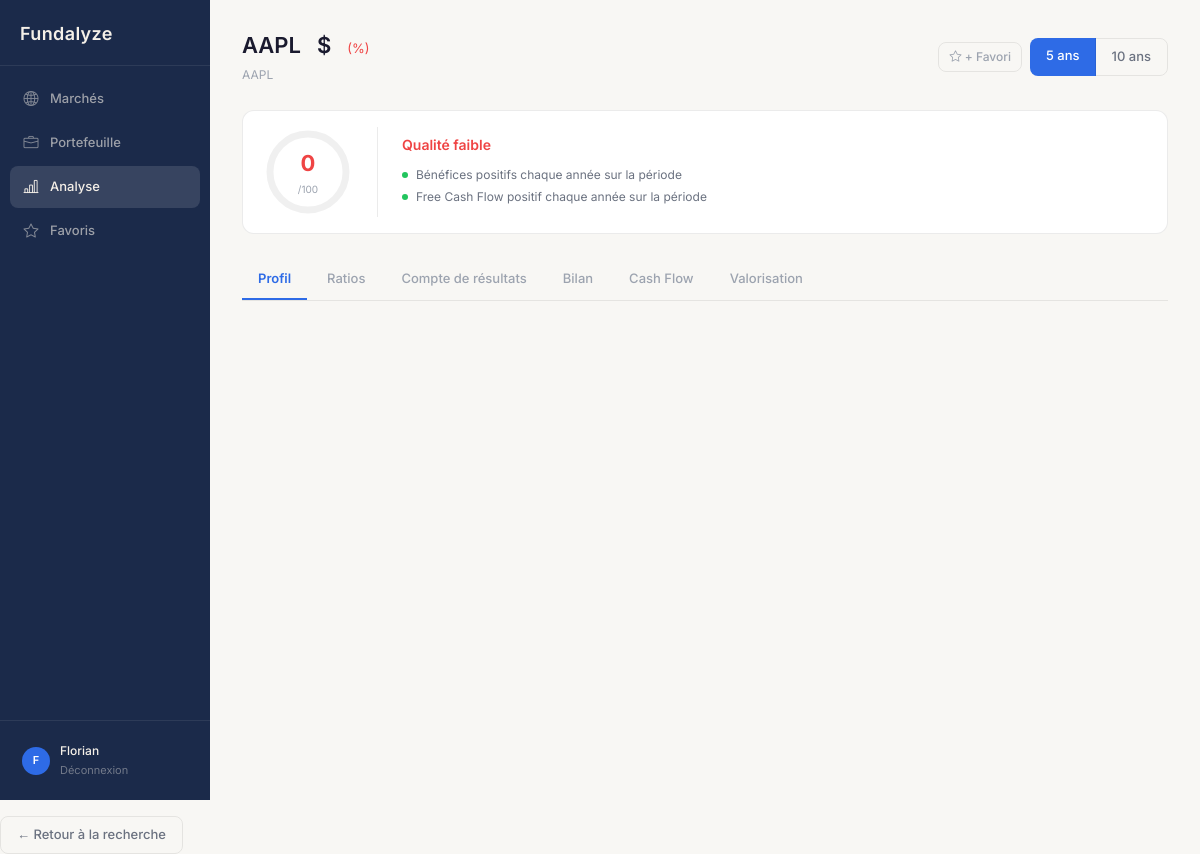
The page /analysis/company/AAPL/ (signed in) on the database as committed earlier.
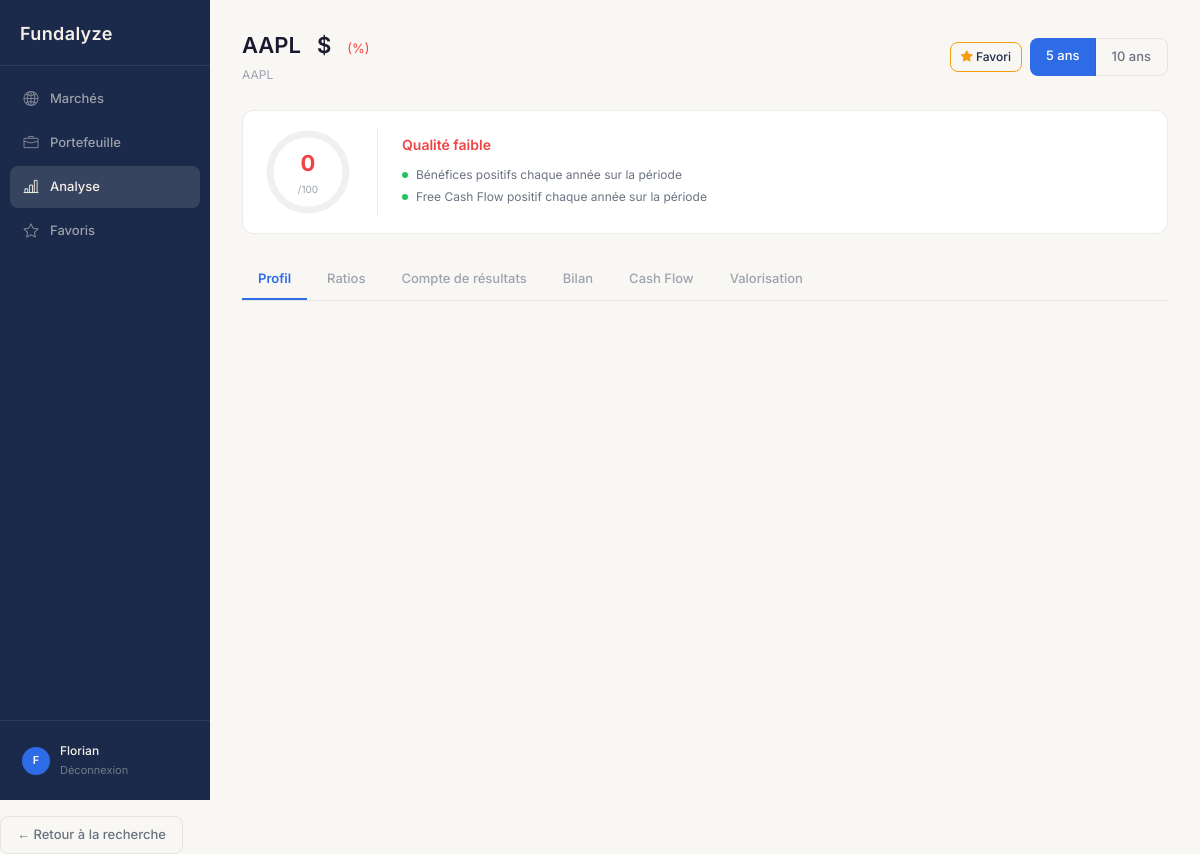
The same page on the database as committed later.
### portfolio/models.py (models this page shows, shortened)
class Favorite(models.Model):
    user = models.ForeignKey(User, on_delete=models.CASCADE)
    symbol = models.CharField(max_length=20)
    name = models.CharField(max_length=200)
    sector = models.CharField(max_length=100, blank=True, null=True)
    country = models.CharField(max_length=100, blank=True, null=True)
    market_cap = models.FloatField(null=True, blank=True)
    currency = models.CharField(max_length=5, default='USD')
    added_at = models.DateTimeField(auto_now_add=True)
    class Meta:
        unique_together = ['user', 'symbol']
        ordering = ['-added_at']

### analysis/views.py (the view, shortened to what this page needs)
# urls.py: path('company/<str:symbol>/', views.company_view, name='company'),
@login_required
def company_view(request, symbol):
    symbol = symbol.upper()
    period = int(request.GET.get('period', 5))
    if period not in [5, 10]:
        period = 5
    params = {
        'growth_rate_1': float(request.GET.get('g1', 5.0)),
        'growth_rate_2': float(request.GET.get('g2', 3.0)),
        'terminal_growth': float(request.GET.get('gt', 3.0)),
        'wacc': float(request.GET.get('wacc', 9.0)),
        'treasury_rate': float(request.GET.get('tr', 4.5)),
    }
    profile = get_company_profile(symbol) or {}
    quote = get_quote(symbol) or {}
    income_statements = get_income_statement(symbol, limit=period)
    income_statements = enrich_income_statements(income_statements)
    balance_sheets = get_balance_sheet(symbol, limit=period)
    cash_flows = get_cash_flow(symbol, limit=period)
    quarterly_income = get_quarterly_income(symbol)
    quarterly_cashflow = get_quarterly_cashflow(symbol)
    quarterly_balance = get_quarterly_balance(symbol)
    income_ttm, cashflow_ttm, balance_ttm = compute_ttm(
        quarterly_income, quarterly_cashflow, quarterly_balance
    )
    income_ttm_enriched = enrich_income_statements([income_ttm])[0] if income_ttm else {}
    ratios = calculate_ratios(
        profile, quote, income_statements, balance_sheets, cash_flows,
        income_ttm, cashflow_ttm, balance_ttm
    )
    piotroski = calculate_piotroski(
        income_statements, balance_sheets, cash_flows,
        income_ttm, cashflow_ttm, balance_ttm
    )
    beneish = calculate_beneish(income_statements, balance_sheets, cash_flows)
    altman = calculate_altman(
        profile, quote, income_statements, balance_sheets,
        income_ttm, balance_ttm
    )
    scoring = calculate_score(ratios, piotroski, beneish, altman)
    default_growth = ratios.get('fcf_cagr') or ratios.get('revenue_cagr') or 5.0
    default_growth = min(max(default_growth, 0), 30)
    params['growth_rate_1'] = float(request.GET.get('g1', round(default_growth, 1)))
    params['growth_rate_2'] = float(request.GET.get('g2', round(default_growth * 0.6, 1)))
    valuations = calculate_all_valuations(
        profile, quote, ratios,
        income_statements, balance_sheets, cash_flows,
        income_ttm, balance_ttm, cashflow_ttm,
        params
    )
    chart_data = {}
    piotroski_json = json_module.dumps({
        'total': piotroski['total'] if piotroski else 0,
        'groups': {
            k: [{'label': piotroski['details'][key]['label'],
                'pass': bool(piotroski['details'][key]['pass'])}
                for key in keys]
            for k, keys in (piotroski['groups'].items() if piotroski else {}.items())
        }
    }) if piotroski else 'null'
    beneish_json = json_module.dumps({
        'm_score': beneish['m_score'] if beneish else None,
        'label': beneish['label'] if beneish else '',
        'warnings': beneish['warnings'] if beneish else 0,
        'details': {
            k: {'value': v['value'], 'label': v['label'],
                'interpretation': v['interpretation'], 'warning': bool(v['warning'])}
            for k, v in beneish['details'].items()
        } if beneish else {}
    }) if beneish else 'null'
    altman_json = json_module.dumps({
        'score': altman['score'] if altman else None,
        'version': altman['version'] if altman else '',
        'label': altman['label'] if altman else '',
        'z_original': altman['z_original'] if altman else None,
        'z_prime': altman['z_prime'] if altman else None,
        'details': {
            k: {'label': v['label'], 'value': v['value'],
                'interpretation': v['interpretation']}
            for k, v in altman['details'].items()
        } if altman else {}
    }) if altman else 'null'
    is_favorite = Favorite.objects.filter(user=request.user, symbol=symbol).exists()
    context = {
        'profile': profile,
        'quote': quote,
        'symbol': symbol,
        'period': period,
        'ratios': ratios,
        'scoring': scoring,
        'piotroski': piotroski,
        'beneish': beneish,
        'altman': altman,
        'piotroski_json': piotroski_json,
        'beneish_json': beneish_json,
        'altman_json': altman_json,
        'income_statements': income_statements,
        'balance_sheets': balance_sheets,
        'cash_flows': cash_flows,
        'income_ttm': income_ttm_enriched,
        'balance_ttm': balance_ttm,
        'cashflow_ttm': cashflow_ttm,
        'chart_data': chart_data,
        'is_favorite': is_favorite,
        'valuations': valuations,
        'params': params,
        'default_growth': default_growth,
        'categories_display': [
            ('growth', 'Croissance'),
            ('profitability', 'Rentabilité'),
            ('valuation', 'Valorisation'),
            ('safety', 'Sécurité'),
            ('quality', 'Qualité'),
        ],
        'growth_ratios': [
            ('revenue_cagr', 'CA CAGR'),
            ('net_income_cagr', 'RN CAGR'),
            ('eps_cagr', 'BPA CAGR'),
            ('fcf_cagr', 'FCF CAGR'),
        ],
        'profitability_ratios': [
            ('roe', 'ROE'),
            ('roic', 'ROIC'),
            ('roa', 'ROA'),
            ('net_margin', 'Marge nette'),
            ('gross_margin', 'Marge brute'),
            ('fcf_margin', 'Marge FCF'),
        ],
        'valuation_ratios': [
            ('per', 'PER'),
            ('peg', 'PEG'),
            ('pb', 'P/B'),
            ('ps', 'P/S'),
            ('pcf', 'P/FCF'),
            ('ev_ebitda', 'EV/EBITDA'),
            ('ev_revenue', 'EV/Revenue'),
        ],
        'safety_ratios': [
            ('debt_to_equity', 'Dette/FP'),
            ('net_debt_ebitda', 'Dette nette/EBITDA'),
            ('interest_coverage', 'Couv. intérêts'),
            ('current_ratio', 'Ratio courant'),
            ('quick_ratio', 'Ratio rapide'),
        ],
        'tabs': [
            ('profile', 'Profil'),
            ('ratios', 'Ratios'),
            ('income', 'Compte de résultats'),
            ('balance', 'Bilan'),
            ('cashflow', 'Cash Flow'),
            ('valuation', 'Valorisation'),
        ],
        'ratio_definitions': RATIO_DEFINITIONS,
        'quality_items': [
            ('Bénéfices positifs',
            f"{ratios.get('profitable_years', 0)}/{ratios.get('total_years', 0)} ans",
            int(ratios.get('profitable_years', 0) / max(ratios.get('total_years', 1), 1) * 100)),
            ('FCF positif',
            f"{ratios.get('positive_fcf_years', 0)}/{ratios.get('total_years', 0)} ans",
            int(ratios.get('positive_fcf_years', 0) / max(ratios.get('total_years', 1), 1) * 100)),
            ('Rachat d\'actions',
            '✓ Oui' if ratios.get('shares_buyback') else '✗ Non',
            100 if ratios.get('shares_buyback') else 0),
            ('Marges consistantes',
            '✓ Oui' if ratios.get('margin_consistency') else '✗ Non',
            100 if ratios.get('margin_consistency') else 20),
        ],
        'ratio_blocks': [
            ('growth', 'Croissance', [
                ('revenue_cagr', 'CA CAGR'),
                ('net_income_cagr', 'RN CAGR'),
                ('eps_cagr', 'BPA CAGR'),
                ('fcf_cagr', 'FCF CAGR'),
            ]),
            ('profitability', 'Rentabilité', [
                ('roe', 'ROE'),
                ('roic', 'ROIC'),
                ('roa', 'ROA'),
                ('net_margin', 'Marge nette'),
                ('gross_margin', 'Marge brute'),
                ('fcf_margin', 'Marge FCF'),
            ]),
            ('valuation', 'Valorisation', [
                ('per', 'PER'),
                ('peg', 'PEG'),
                ('pb', 'P/B'),
                ('ps', 'P/S'),
                ('pcf', 'P/FCF'),
                ('ev_ebitda', 'EV/EBITDA'),
                ('ev_revenue', 'EV/Revenue'),
            ]),
            ('safety', 'Sécurité', [
                ('debt_to_equity', 'Dette/FP'),
                ('net_debt_ebitda', 'Dette nette/EBITDA'),
                ('interest_coverage', 'Couv. intérêts'),
                ('current_ratio', 'Ratio courant'),
                ('quick_ratio', 'Ratio rapide'),
            ]),
            ('quality', 'Qualité', []),
        ],
        'valuation_definitions': VALUATION_DEFINITIONS,
    }
    return render(request, 'analysis/company.html', context)

### analysis/ratios.py (called while the page is built)
def safe_div(a, b):
    try:
        if b and float(b) != 0 and a is not None:
            return float(a) / float(b)
        return None
    except:
        return None

def fmt(value, decimals=2):
    try:
        if value is not None:
            return round(float(value), decimals)
        return None
    except:
        return None

### analysis/scoring.py (called while the page is built, shortened)
def score_ratio(name, value):
    if value is None:
        return None, 'N/A', 'secondary'

### analysis/templatetags/analysis_tags.py (called while the page is built)
@register.filter
def get_item(dictionary, key):
    return dictionary.get(key)

### analysis/valuation.py (called while the page is built, shortened)
def safe_div(a, b):
    try:
        return float(a) / float(b) if b and float(b) != 0 else None
    except:
        return None

def apply_margin_of_safety(price):
    if price is None or price <= 0:
        return None, None, None
    return round(price, 2), round(price * 0.75, 2), round(price * 0.50, 2)

def dcf_valuation(fcf, growth_rate_1, growth_rate_2, terminal_growth, wacc, shares):
    if not fcf or not shares or fcf <= 0:
        return None, None

def owner_earnings_valuation(net_income, depreciation, capex, growth_rate, treasury_rate, shares):
    if not net_income or not shares:
        return None

### analysis/views.py (called while the page is built, shortened)
def enrich_income_statements(statements):
    enriched = []
    return enriched

### templates/analysis/company.html (shortened to what the changed rows need)
{% extends 'base.html' %}
{% load analysis_tags %}
{% block content %}
<div class="d-flex justify-content-between align-items-center mb-4">
    <div class="d-flex align-items-center gap-3">
        <div>
            <div class="d-flex align-items-baseline gap-3">
                <h2 class="page-title mb-0">{{ profile.companyName|default:symbol }}</h2>
                <span style="font-size:22px;font-weight:600;color:var(--text-primary);">
                    ${{ quote.price|floatformat:2 }}
                </span>
                <span style="font-size:13px;"
                      class="{% if quote.change >= 0 %}text-success{% else %}text-danger{% endif %}">
                    {{ quote.change|floatformat:2 }} ({{ quote.changePercentage|floatformat:2 }}%)
                </span>
            </div>
            <span style="font-size:12px;color:var(--text-muted);">
                {{ symbol }}
            </span>
        </div>
    </div>
    <div class="d-flex align-items-center gap-2">
        <a href="{% url 'toggle_favorite' symbol %}"
           class="btn btn-sm"
           style="{% if is_favorite %}background:transparent;border:1px solid #F59E0B;color:#1B2A4A;{% else %}background:transparent;border:1px solid var(--border);color:var(--text-muted);{% endif %}">
            <i class="bi bi-star{% if is_favorite %}-fill{% endif %}"
               style="{% if is_favorite %}color:#F59E0B;{% endif %}"></i>
            <span style="{% if is_favorite %}color:var(--navy);font-weight:500;{% endif %}">
                {% if is_favorite %}Favori{% else %}+ Favori{% endif %}
            </span>
        </a>
    </div>
</div>
</div>
{% endblock %}

Rows that differ between the two databases and show on the page:
added Favorite: companyName "AAPL", symbol "AAPL"
Other text that changed with them:
{{ profile.companyName|default:symbol }}: "AAPL" → (not shown)
{{ symbol }}: "AAPL" → (not shown)
text no longer shown: "+ Favori"
text now shown: "Favori"
